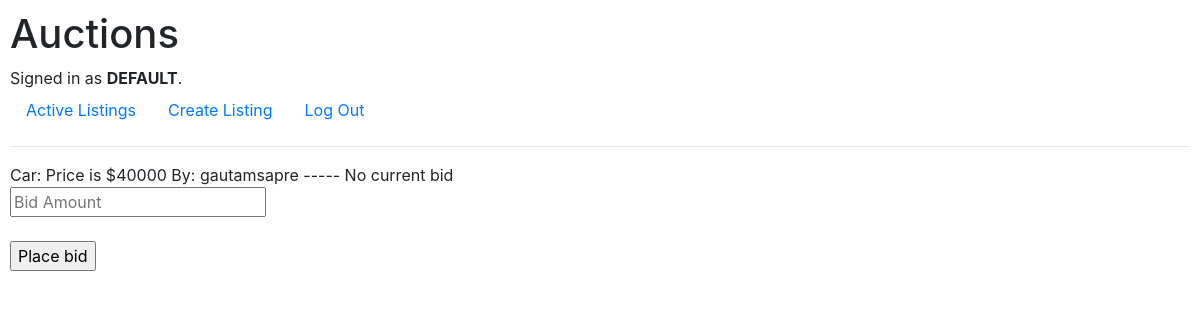
Page /1/place-bid (signed in) on the committed database.
### auctions/models.py (models this page shows, shortened)
class User(AbstractUser):
    def __str__(self):
        return f"{self.username}: {self.email}"

class listings(models.Model):
    name = models.CharField(max_length = 64)
    price = models.IntegerField()
    user = models.ForeignKey(User, on_delete=models.CASCADE, related_name="active_listings", default = "", null=True)
    highest_bid = models.ForeignKey(bid, on_delete=models.CASCADE, related_name="bids", default = "No current bid", null=True)
    image_file = models.ImageField(upload_to='product_images')
    def __str__(self):
        if self.highest_bid.bid_by.username == "DEFAULT":
            return f"{self.name}: \nPrice is ${self.price} \nBy: {self.user.username} ----- No current bid "
        return f"{self.name}: \nPrice is ${self.price} \nBy: {self.user.username} ----- Highest bid is ${self.highest_bid.bid} by {self.highest_bid.bid_by.username}"

class bid(models.Model):
    bid_by = models.ForeignKey(User, on_delete=models.CASCADE, related_name="bidder", default = "" , null=True)
    bid = models.IntegerField(default = 0)

### auctions/views.py (the view)
# urls.py: path("<id>/place-bid", views.bider, name="place-bid"),
def bider(request, id):
    return render(request,"auctions/bid.html",{
        "item": listings.objects.get(id=id),
        "lower": False
    })

### auctions/templates/auctions/bid.html (shortened to what this page needs)
{% extends "auctions/layout.html" %}
{% block body %}
    {{item}}
    <form action= "/{{item.id}}/confirm_bid" method = "POST">
            <input type="text" id="amount" placeholder ="Bid Amount" name = "amount"><br><br>
            <input type="submit" value="Place bid">
    </form>
{% endblock %}

### auctions/templates/auctions/layout.html (shortened to what this page needs)
{% load static %}
<!DOCTYPE html>
<html lang="en">
    <head>
        <link rel="stylesheet" href="https://stackpath.bootstrapcdn.com/bootstrap/4.4.1/css/bootstrap.min.css">
        <link href="{% static 'auctions/styles.css' %}" rel="stylesheet">
    </head>
    <body>
        <h1>Auctions</h1>
        <div>
            {% if user.is_authenticated %}
                Signed in as <strong>{{ user.username }}</strong>.
            {% else %}
                Not signed in.
            {% endif %}
        </div>
        <ul class="nav">
            <li class="nav-item">
                <a class="nav-link" href="{% url 'index' %}">Active Listings</a>
            </li>
            {% if user.is_authenticated %}
                <li class="nav-item">
                    <a class="nav-link" href="/create-listing">Create Listing</a>
                </li>
                <li class="nav-item">
                    <a class="nav-link" href="{% url 'logout' %}">Log Out</a>
                </li>
            {% endif %}
        </ul>
        <hr>
        {% block body %}
        {% endblock %}
    </body>
</html>

### auctions/static/auctions/styles.css (style rules this page uses)
body { padding: 10px; }

### rows in the picture
User: username "DEFAULT"
listings: highest_bid+name+price "Car: Price is $40000 By: gautamsapre ----- No current bid"
